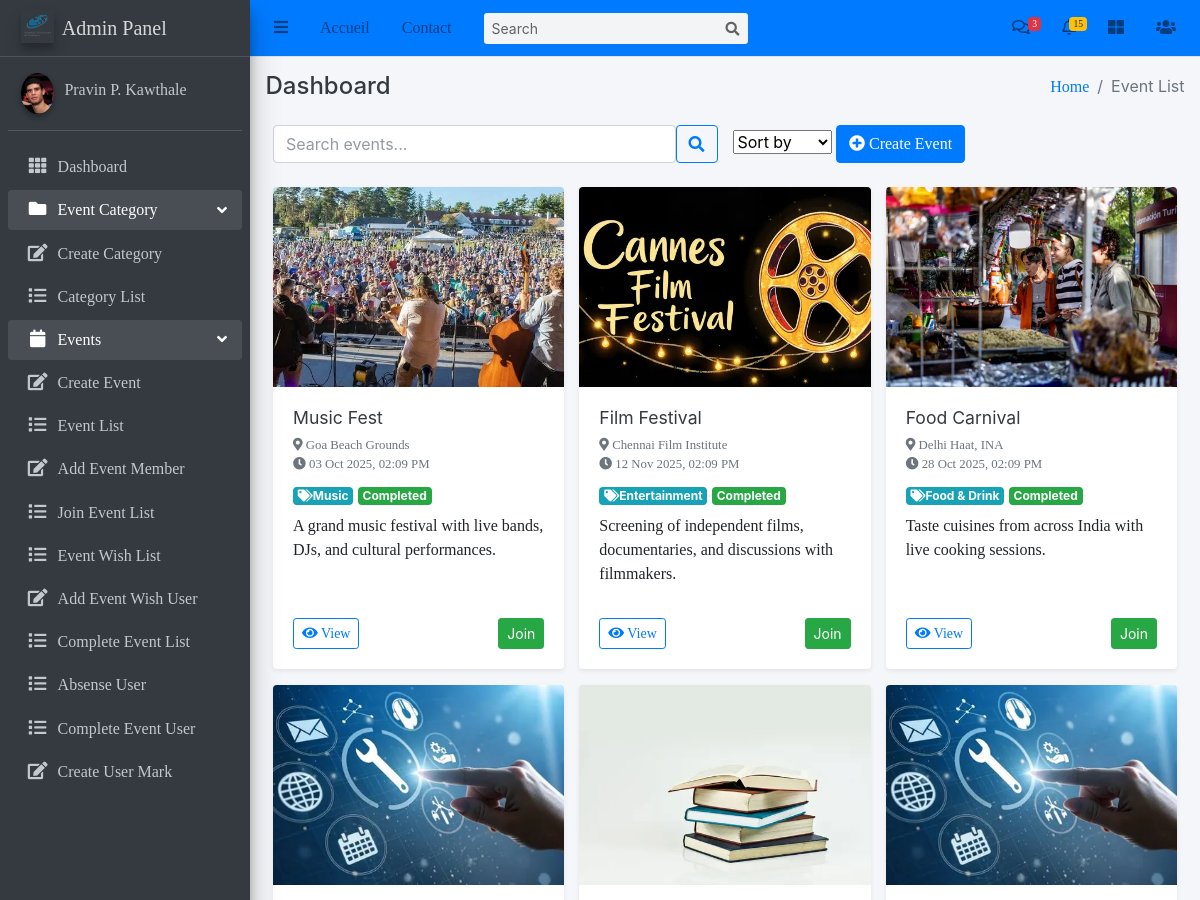
The app's page /Events/events/ (upper part), older data.
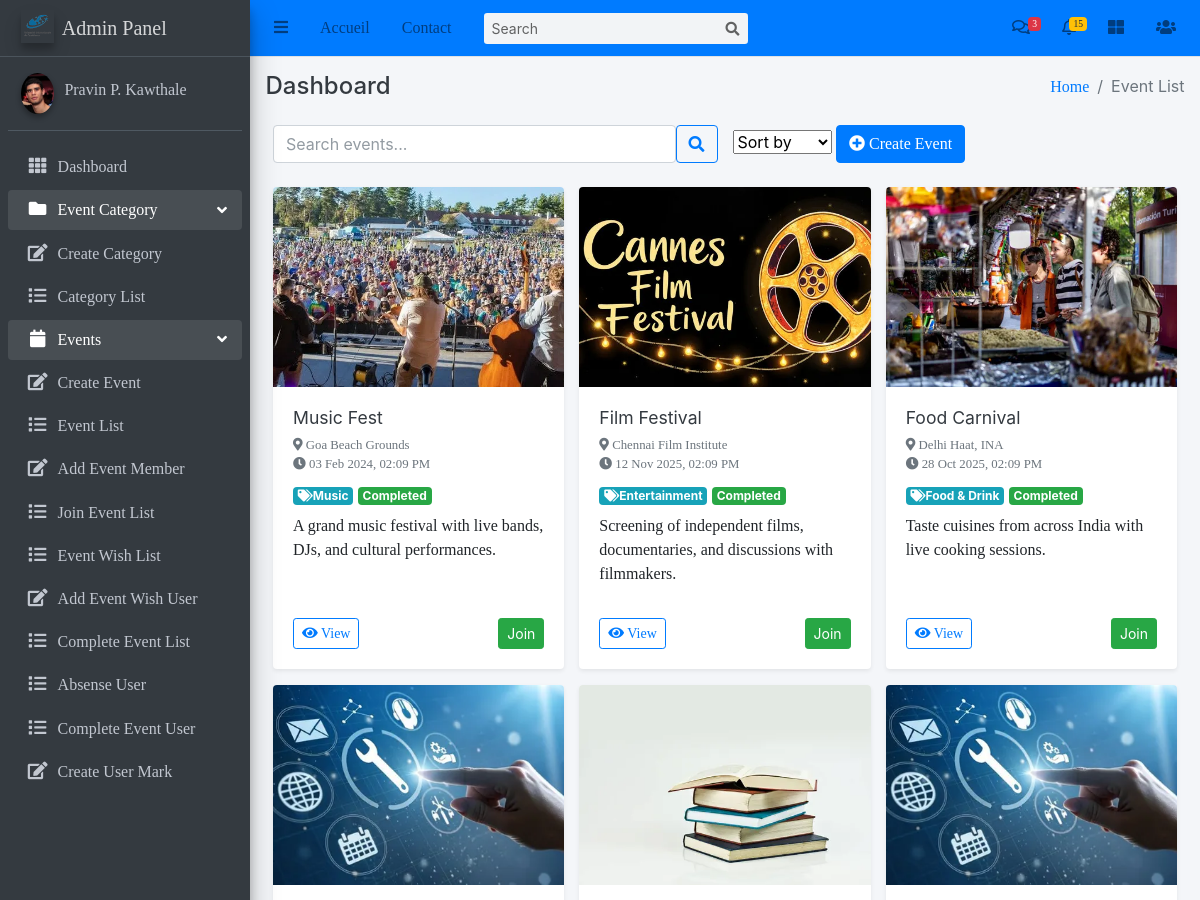
The same page, newer data.
### Event/models.py (models this page shows, shortened)
class Event(models.Model):
    title = models.CharField(max_length=100)
    description = models.TextField()
    category = models.ForeignKey(Category, on_delete=models.SET_NULL, null=True, related_name="events")
    date = models.DateTimeField()
    location = models.CharField(max_length=300)
    start_time = models.TimeField()
    end_time = models.TimeField()
    created_at = models.DateTimeField(auto_now_add=True)
    updated_at = models.DateTimeField(auto_now=True)
    organizer = models.ForeignKey(User, on_delete=models.CASCADE, related_name='events_created')
    participants = models.ManyToManyField(User, related_name='events_participated', blank=True)
    image = models.ImageField(upload_to="event_images/", default="event_images/default.png")
    comments_enabled=models.BooleanField(default=True)
    @property
    def get_status(self):
        now = timezone.now()
        event_start_datetime = self.date
        if now > event_start_datetime:
            return "Completed"
        if now < event_start_datetime:
            return "Upcoming"
        return "Ongoing"
    class Meta:
        ordering = ['-start_time']

class Category(models.Model):
    name = models.CharField(max_length=100, unique=True)
    description = models.TextField(blank=True)
    slug = models.SlugField(unique=True, blank=True)
    favicon = models.ImageField(upload_to='category_favicons/', null=True, blank=True)

### Event/views.py (the view)
# urls.py: path('events/', views.EventList.as_view(), name='event_list'),
class EventList(ListView):
    model=Event
    template_name='Event/event_list.html'
    context_object_name='events'
    ordering=['-start_time']
    paginate_by=10
    def get_queryset(self):
        return Event.objects.all()

### templates/Event/event_list.html (shortened to what this page needs)
{% extends 'base/base.html' %}
{% block breadcrumb %}Event List{% endblock breadcrumb %}
{% load static %}
{% block content %}
<div class="container-fluid">
    <div class="row mb-4 align-items-center">
        <div class="col-md-6">
            <form method="get" class="d-flex">
                <input type="text" name="q" class="form-control me-2" placeholder="Search events..." value="{{ request.GET.q }}">
                <button class="btn btn-outline-primary" type="submit">
                    <i class="fas fa-search"></i>
                </button>
            </form>
        </div>
        <div class="col-md-6 text-end">
            <select class="form-select w-auto d-inline-block">
                <option>Sort by</option>
            </select>
            <a href="{% url 'create_event' %}" class="btn btn-primary ms-2">
                <i class="fas fa-plus-circle me-1"></i> Create Event
            </a>
        </div>
    </div>
    <div class="row g-4">
        {% for event in events %}
        <div class="col-md-4 d-flex">
            <div class="card shadow-sm border-0 rounded-4 overflow-hidden flex-fill">
                {% if event.image %}
                <img src="{{ event.image.url }}"
                    class="card-img-top rounded-top-4"
                    alt="{{ event.title }}"
                    style="height:200px; object-fit:cover;">
                {% else %}
                <img src="{% static 'img/user.jpg' %}"
                    class="card-img-top rounded-top-4"
                    alt="Default Event"
                    style="height:200px; object-fit:cover;">
                {% endif %}
                <div class="card-body d-flex flex-column">
                    <h5 class="card-title fw-bold text-dark mb-2" style="font-size:1.1rem;">
                        {{ event.title }}
                    </h5>
                    <p class="card-text text-muted small mb-2">
                        <i class="fas fa-map-marker-alt me-1"></i> {{ event.location }} <br>
                        <i class="fas fa-clock me-1"></i> {{ event.date|date:"d M Y, h:i A" }}
                    </p>
                    <div class="mb-2">
                        {% if event.category %}
                        <span class="badge bg-info">
                            <i class="fas fa-tags me-1"></i>{{ event.category.name }}
                        </span>
                        {% endif %}
                        <span class="badge bg-success">{{ event.get_status }}</span>
                    </div>
                    <p class="card-text flex-grow-1">{{ event.description|truncatewords:20 }}</p>
                    <div class="d-flex justify-content-between align-items-center mt-3">
                        <a href="{% url 'event_detail' event.pk %}" class="btn btn-sm btn-outline-primary">
                            <i class="fas fa-eye"></i> View
                        </a>
                        {% if request.user != event.organizer %}
                        <form action="{% url 'join_event' event.id %}" method="post" class="d-inline">
                                <button type="submit" class="btn btn-sm btn-success">
                                    {% if request.user in event.participants.all %}
                                        Leave
                                    {% else %}
                                        Join
                                    {% endif %}
                                </button>
                            </form>
                        {% endif %}
                    </div>
                </div>
            </div>
        </div>
        {% endfor %}
    </div>
</div>
{% endblock content %}

Row changes from the older to the newer data that the page shows:
changed Event "Music Fest": date "03 Oct 2025, 02:09 PM" → "03 Feb 2024, 02:09 PM"
